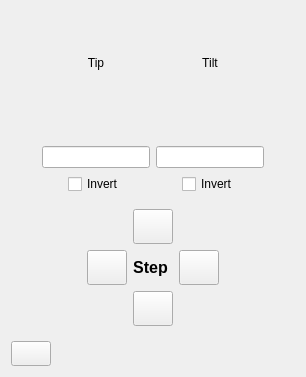
<?xml version="1.0" encoding="UTF-8"?>
<ui version="4.0">
 <class>Form</class>
 <widget class="QWidget" name="Form">
  <property name="geometry">
   <rect>
    <x>0</x>
    <y>0</y>
    <width>306</width>
    <height>377</height>
   </rect>
  </property>
  <property name="sizePolicy">
   <sizepolicy hsizetype="Minimum" vsizetype="Minimum">
    <horstretch>0</horstretch>
    <verstretch>0</verstretch>
   </sizepolicy>
  </property>
  <property name="windowTitle">
   <string>Form</string>
  </property>
  <layout class="QVBoxLayout" name="verticalLayout">
   <property name="sizeConstraint">
    <enum>QLayout::SetMinimumSize</enum>
   </property>
   <item>
    <widget class="TyphosDisplayTitle" name="title">
     <property name="sizePolicy">
      <sizepolicy hsizetype="Preferred" vsizetype="Fixed">
       <horstretch>0</horstretch>
       <verstretch>0</verstretch>
      </sizepolicy>
     </property>
     <property name="toolTip">
      <string/>
     </property>
    </widget>
   </item>
   <item>
    <layout class="QGridLayout" name="step_count_row">
     <item row="1" column="0">
      <spacer name="horizontalSpacer_2">
       <property name="orientation">
        <enum>Qt::Horizontal</enum>
       </property>
       <property name="sizeHint" stdset="0">
        <size>
         <width>5</width>
         <height>10</height>
        </size>
       </property>
      </spacer>
     </item>
     <item row="1" column="1">
      <widget class="PyDMLabel" name="tip_step_count">
       <property name="sizePolicy">
        <sizepolicy hsizetype="MinimumExpanding" vsizetype="Fixed">
         <horstretch>0</horstretch>
         <verstretch>0</verstretch>
        </sizepolicy>
       </property>
       <property name="minimumSize">
        <size>
         <width>0</width>
         <height>25</height>
        </size>
       </property>
       <property name="toolTip">
        <string/>
       </property>
       <property name="alignment">
        <set>Qt::AlignCenter</set>
       </property>
       <property name="precision" stdset="0">
        <number>0</number>
       </property>
       <property name="showUnits" stdset="0">
        <bool>false</bool>
       </property>
       <property name="precisionFromPV" stdset="0">
        <bool>true</bool>
       </property>
       <property name="alarmSensitiveContent" stdset="0">
        <bool>false</bool>
       </property>
       <property name="alarmSensitiveBorder" stdset="0">
        <bool>true</bool>
       </property>
       <property name="PyDMToolTip" stdset="0">
        <string>Total Step Count</string>
       </property>
       <property name="channel" stdset="0">
        <string/>
       </property>
       <property name="enableRichText" stdset="0">
        <bool>false</bool>
       </property>
      </widget>
     </item>
     <item row="1" column="2">
      <widget class="PyDMLabel" name="tilt_step_count">
       <property name="sizePolicy">
        <sizepolicy hsizetype="MinimumExpanding" vsizetype="Fixed">
         <horstretch>0</horstretch>
         <verstretch>0</verstretch>
        </sizepolicy>
       </property>
       <property name="minimumSize">
        <size>
         <width>0</width>
         <height>25</height>
        </size>
       </property>
       <property name="toolTip">
        <string/>
       </property>
       <property name="alignment">
        <set>Qt::AlignCenter</set>
       </property>
       <property name="precision" stdset="0">
        <number>0</number>
       </property>
       <property name="showUnits" stdset="0">
        <bool>false</bool>
       </property>
       <property name="precisionFromPV" stdset="0">
        <bool>true</bool>
       </property>
       <property name="alarmSensitiveContent" stdset="0">
        <bool>false</bool>
       </property>
       <property name="alarmSensitiveBorder" stdset="0">
        <bool>true</bool>
       </property>
       <property name="PyDMToolTip" stdset="0">
        <string>Total Step Count</string>
       </property>
       <property name="channel" stdset="0">
        <string/>
       </property>
       <property name="enableRichText" stdset="0">
        <bool>false</bool>
       </property>
      </widget>
     </item>
     <item row="3" column="2">
      <widget class="PyDMLineEdit" name="tilt_step_size">
       <property name="sizePolicy">
        <sizepolicy hsizetype="Minimum" vsizetype="Fixed">
         <horstretch>0</horstretch>
         <verstretch>0</verstretch>
        </sizepolicy>
       </property>
       <property name="minimumSize">
        <size>
         <width>0</width>
         <height>0</height>
        </size>
       </property>
       <property name="toolTip">
        <string/>
       </property>
       <property name="alignment">
        <set>Qt::AlignCenter</set>
       </property>
       <property name="precision" stdset="0">
        <number>0</number>
       </property>
       <property name="showUnits" stdset="0">
        <bool>false</bool>
       </property>
       <property name="precisionFromPV" stdset="0">
        <bool>true</bool>
       </property>
       <property name="alarmSensitiveContent" stdset="0">
        <bool>false</bool>
       </property>
       <property name="alarmSensitiveBorder" stdset="0">
        <bool>true</bool>
       </property>
       <property name="PyDMToolTip" stdset="0">
        <string>Step Size</string>
       </property>
       <property name="monitorDisp" stdset="0">
        <bool>false</bool>
       </property>
       <property name="channel" stdset="0">
        <string/>
       </property>
      </widget>
     </item>
     <item row="3" column="1">
      <widget class="PyDMLineEdit" name="tip_step_size">
       <property name="sizePolicy">
        <sizepolicy hsizetype="MinimumExpanding" vsizetype="Fixed">
         <horstretch>0</horstretch>
         <verstretch>0</verstretch>
        </sizepolicy>
       </property>
       <property name="toolTip">
        <string/>
       </property>
       <property name="alignment">
        <set>Qt::AlignCenter</set>
       </property>
       <property name="precision" stdset="0">
        <number>0</number>
       </property>
       <property name="showUnits" stdset="0">
        <bool>false</bool>
       </property>
       <property name="precisionFromPV" stdset="0">
        <bool>true</bool>
       </property>
       <property name="alarmSensitiveContent" stdset="0">
        <bool>false</bool>
       </property>
       <property name="alarmSensitiveBorder" stdset="0">
        <bool>true</bool>
       </property>
       <property name="PyDMToolTip" stdset="0">
        <string>Step Size</string>
       </property>
       <property name="monitorDisp" stdset="0">
        <bool>false</bool>
       </property>
       <property name="channel" stdset="0">
        <string/>
       </property>
      </widget>
     </item>
     <item row="0" column="1">
      <widget class="QLabel" name="tip_label">
       <property name="sizePolicy">
        <sizepolicy hsizetype="Minimum" vsizetype="Preferred">
         <horstretch>0</horstretch>
         <verstretch>0</verstretch>
        </sizepolicy>
       </property>
       <property name="text">
        <string>Tip</string>
       </property>
       <property name="alignment">
        <set>Qt::AlignCenter</set>
       </property>
      </widget>
     </item>
     <item row="0" column="2">
      <widget class="QLabel" name="tilt_label">
       <property name="sizePolicy">
        <sizepolicy hsizetype="Minimum" vsizetype="Preferred">
         <horstretch>0</horstretch>
         <verstretch>0</verstretch>
        </sizepolicy>
       </property>
       <property name="text">
        <string>Tilt</string>
       </property>
       <property name="alignment">
        <set>Qt::AlignCenter</set>
       </property>
      </widget>
     </item>
     <item row="1" column="4">
      <spacer name="horizontalSpacer">
       <property name="orientation">
        <enum>Qt::Horizontal</enum>
       </property>
       <property name="sizeHint" stdset="0">
        <size>
         <width>5</width>
         <height>10</height>
        </size>
       </property>
      </spacer>
     </item>
     <item row="4" column="1" alignment="Qt::AlignHCenter">
      <widget class="QCheckBox" name="invert_tip">
       <property name="text">
        <string>Invert</string>
       </property>
      </widget>
     </item>
     <item row="4" column="2" alignment="Qt::AlignHCenter">
      <widget class="QCheckBox" name="invert_tilt">
       <property name="text">
        <string>Invert</string>
       </property>
      </widget>
     </item>
    </layout>
   </item>
   <item alignment="Qt::AlignHCenter">
    <widget class="QWidget" name="embedded" native="true">
     <property name="sizePolicy">
      <sizepolicy hsizetype="Fixed" vsizetype="Fixed">
       <horstretch>0</horstretch>
       <verstretch>0</verstretch>
      </sizepolicy>
     </property>
     <layout class="QGridLayout" name="gridLayout">
      <item row="4" column="1">
       <layout class="QGridLayout" name="dpad_step_grid">
        <item row="2" column="2">
         <widget class="PyDMPushButton" name="tip_forward">
          <property name="sizePolicy">
           <sizepolicy hsizetype="Fixed" vsizetype="Fixed">
            <horstretch>0</horstretch>
            <verstretch>0</verstretch>
           </sizepolicy>
          </property>
          <property name="minimumSize">
           <size>
            <width>35</width>
            <height>35</height>
           </size>
          </property>
          <property name="toolTip">
           <string/>
          </property>
          <property name="iconSize">
           <size>
            <width>30</width>
            <height>30</height>
           </size>
          </property>
          <property name="alarmSensitiveContent" stdset="0">
           <bool>false</bool>
          </property>
          <property name="alarmSensitiveBorder" stdset="0">
           <bool>false</bool>
          </property>
          <property name="PyDMToolTip" stdset="0">
           <string/>
          </property>
          <property name="monitorDisp" stdset="0">
           <bool>false</bool>
          </property>
          <property name="channel" stdset="0">
           <string/>
          </property>
          <property name="PyDMIcon" stdset="0">
           <string>caret-right</string>
          </property>
          <property name="PyDMIconColor" stdset="0">
           <color>
            <red>0</red>
            <green>0</green>
            <blue>0</blue>
           </color>
          </property>
          <property name="passwordProtected" stdset="0">
           <bool>false</bool>
          </property>
          <property name="password" stdset="0">
           <string/>
          </property>
          <property name="protectedPassword" stdset="0">
           <string/>
          </property>
          <property name="showConfirmDialog" stdset="0">
           <bool>false</bool>
          </property>
          <property name="confirmMessage" stdset="0">
           <string>Are you sure you want to proceed?</string>
          </property>
          <property name="pressValue" stdset="0">
           <string>1</string>
          </property>
          <property name="releaseValue" stdset="0">
           <string>None</string>
          </property>
          <property name="relativeChange" stdset="0">
           <bool>false</bool>
          </property>
          <property name="writeWhenRelease" stdset="0">
           <bool>false</bool>
          </property>
         </widget>
        </item>
        <item row="2" column="1">
         <widget class="QLabel" name="dpad_label">
          <property name="sizePolicy">
           <sizepolicy hsizetype="Fixed" vsizetype="Fixed">
            <horstretch>0</horstretch>
            <verstretch>0</verstretch>
           </sizepolicy>
          </property>
          <property name="minimumSize">
           <size>
            <width>30</width>
            <height>30</height>
           </size>
          </property>
          <property name="font">
           <font>
            <pointsize>12</pointsize>
            <weight>75</weight>
            <bold>true</bold>
           </font>
          </property>
          <property name="text">
           <string>Step</string>
          </property>
          <property name="alignment">
           <set>Qt::AlignCenter</set>
          </property>
         </widget>
        </item>
        <item row="2" column="0">
         <widget class="PyDMPushButton" name="tip_reverse">
          <property name="sizePolicy">
           <sizepolicy hsizetype="Fixed" vsizetype="Fixed">
            <horstretch>0</horstretch>
            <verstretch>0</verstretch>
           </sizepolicy>
          </property>
          <property name="minimumSize">
           <size>
            <width>35</width>
            <height>35</height>
           </size>
          </property>
          <property name="toolTip">
           <string/>
          </property>
          <property name="iconSize">
           <size>
            <width>30</width>
            <height>30</height>
           </size>
          </property>
          <property name="alarmSensitiveContent" stdset="0">
           <bool>false</bool>
          </property>
          <property name="alarmSensitiveBorder" stdset="0">
           <bool>false</bool>
          </property>
          <property name="PyDMToolTip" stdset="0">
           <string/>
          </property>
          <property name="monitorDisp" stdset="0">
           <bool>false</bool>
          </property>
          <property name="channel" stdset="0">
           <string/>
          </property>
          <property name="PyDMIcon" stdset="0">
           <string>caret-left</string>
          </property>
          <property name="PyDMIconColor" stdset="0">
           <color>
            <red>0</red>
            <green>0</green>
            <blue>0</blue>
           </color>
          </property>
          <property name="passwordProtected" stdset="0">
           <bool>false</bool>
          </property>
          <property name="password" stdset="0">
           <string/>
          </property>
          <property name="protectedPassword" stdset="0">
           <string/>
          </property>
          <property name="showConfirmDialog" stdset="0">
           <bool>false</bool>
          </property>
          <property name="confirmMessage" stdset="0">
           <string>Are you sure you want to proceed?</string>
          </property>
          <property name="pressValue" stdset="0">
           <string>1</string>
          </property>
          <property name="releaseValue" stdset="0">
           <string>None</string>
          </property>
          <property name="relativeChange" stdset="0">
           <bool>false</bool>
          </property>
          <property name="writeWhenRelease" stdset="0">
           <bool>false</bool>
          </property>
         </widget>
        </item>
        <item row="3" column="1" alignment="Qt::AlignHCenter">
         <widget class="PyDMPushButton" name="tilt_reverse">
          <property name="sizePolicy">
           <sizepolicy hsizetype="Fixed" vsizetype="Fixed">
            <horstretch>0</horstretch>
            <verstretch>0</verstretch>
           </sizepolicy>
          </property>
          <property name="minimumSize">
           <size>
            <width>35</width>
            <height>35</height>
           </size>
          </property>
          <property name="toolTip">
           <string/>
          </property>
          <property name="iconSize">
           <size>
            <width>30</width>
            <height>30</height>
           </size>
          </property>
          <property name="alarmSensitiveContent" stdset="0">
           <bool>false</bool>
          </property>
          <property name="alarmSensitiveBorder" stdset="0">
           <bool>false</bool>
          </property>
          <property name="PyDMToolTip" stdset="0">
           <string/>
          </property>
          <property name="monitorDisp" stdset="0">
           <bool>false</bool>
          </property>
          <property name="channel" stdset="0">
           <string/>
          </property>
          <property name="PyDMIcon" stdset="0">
           <string>caret-down</string>
          </property>
          <property name="PyDMIconColor" stdset="0">
           <color>
            <red>0</red>
            <green>0</green>
            <blue>0</blue>
           </color>
          </property>
          <property name="passwordProtected" stdset="0">
           <bool>false</bool>
          </property>
          <property name="password" stdset="0">
           <string/>
          </property>
          <property name="protectedPassword" stdset="0">
           <string/>
          </property>
          <property name="showConfirmDialog" stdset="0">
           <bool>false</bool>
          </property>
          <property name="confirmMessage" stdset="0">
           <string>Are you sure you want to proceed?</string>
          </property>
          <property name="pressValue" stdset="0">
           <string>1</string>
          </property>
          <property name="releaseValue" stdset="0">
           <string>None</string>
          </property>
          <property name="relativeChange" stdset="0">
           <bool>false</bool>
          </property>
          <property name="writeWhenRelease" stdset="0">
           <bool>false</bool>
          </property>
         </widget>
        </item>
        <item row="1" column="1" alignment="Qt::AlignHCenter">
         <widget class="PyDMPushButton" name="tilt_forward">
          <property name="sizePolicy">
           <sizepolicy hsizetype="Fixed" vsizetype="Fixed">
            <horstretch>0</horstretch>
            <verstretch>0</verstretch>
           </sizepolicy>
          </property>
          <property name="minimumSize">
           <size>
            <width>35</width>
            <height>35</height>
           </size>
          </property>
          <property name="toolTip">
           <string/>
          </property>
          <property name="iconSize">
           <size>
            <width>30</width>
            <height>30</height>
           </size>
          </property>
          <property name="alarmSensitiveContent" stdset="0">
           <bool>false</bool>
          </property>
          <property name="alarmSensitiveBorder" stdset="0">
           <bool>false</bool>
          </property>
          <property name="PyDMToolTip" stdset="0">
           <string/>
          </property>
          <property name="monitorDisp" stdset="0">
           <bool>false</bool>
          </property>
          <property name="channel" stdset="0">
           <string/>
          </property>
          <property name="PyDMIcon" stdset="0">
           <string>caret-up</string>
          </property>
          <property name="PyDMIconColor" stdset="0">
           <color>
            <red>0</red>
            <green>0</green>
            <blue>0</blue>
           </color>
          </property>
          <property name="passwordProtected" stdset="0">
           <bool>false</bool>
          </property>
          <property name="password" stdset="0">
           <string/>
          </property>
          <property name="protectedPassword" stdset="0">
           <string/>
          </property>
          <property name="showConfirmDialog" stdset="0">
           <bool>false</bool>
          </property>
          <property name="confirmMessage" stdset="0">
           <string>Are you sure you want to proceed?</string>
          </property>
          <property name="pressValue" stdset="0">
           <string>1</string>
          </property>
          <property name="releaseValue" stdset="0">
           <string>None</string>
          </property>
          <property name="relativeChange" stdset="0">
           <bool>false</bool>
          </property>
          <property name="writeWhenRelease" stdset="0">
           <bool>false</bool>
          </property>
         </widget>
        </item>
       </layout>
      </item>
     </layout>
    </widget>
   </item>
   <item>
    <widget class="PyDMPushButton" name="settings_button">
     <property name="sizePolicy">
      <sizepolicy hsizetype="Fixed" vsizetype="Fixed">
       <horstretch>0</horstretch>
       <verstretch>0</verstretch>
      </sizepolicy>
     </property>
     <property name="minimumSize">
      <size>
       <width>0</width>
       <height>25</height>
      </size>
     </property>
     <property name="toolTip">
      <string/>
     </property>
     <property name="text">
      <string/>
     </property>
     <property name="alarmSensitiveContent" stdset="0">
      <bool>false</bool>
     </property>
     <property name="alarmSensitiveBorder" stdset="0">
      <bool>false</bool>
     </property>
     <property name="PyDMToolTip" stdset="0">
      <string/>
     </property>
     <property name="monitorDisp" stdset="0">
      <bool>false</bool>
     </property>
     <property name="channel" stdset="0">
      <string/>
     </property>
     <property name="PyDMIcon" stdset="0">
      <string>SP_ToolBarHorizontalExtensionButton</string>
     </property>
     <property name="passwordProtected" stdset="0">
      <bool>false</bool>
     </property>
     <property name="password" stdset="0">
      <string/>
     </property>
     <property name="protectedPassword" stdset="0">
      <string/>
     </property>
     <property name="showConfirmDialog" stdset="0">
      <bool>false</bool>
     </property>
     <property name="confirmMessage" stdset="0">
      <string>Are you sure you want to proceed?</string>
     </property>
     <property name="pressValue" stdset="0">
      <string>None</string>
     </property>
     <property name="releaseValue" stdset="0">
      <string>None</string>
     </property>
     <property name="relativeChange" stdset="0">
      <bool>false</bool>
     </property>
     <property name="writeWhenRelease" stdset="0">
      <bool>false</bool>
     </property>
    </widget>
   </item>
  </layout>
 </widget>
 <customwidgets>
  <customwidget>
   <class>PyDMLabel</class>
   <extends>QLabel</extends>
   <header>pydm.widgets.label</header>
  </customwidget>
  <customwidget>
   <class>PyDMLineEdit</class>
   <extends>QLineEdit</extends>
   <header>pydm.widgets.line_edit</header>
  </customwidget>
  <customwidget>
   <class>PyDMPushButton</class>
   <extends>QPushButton</extends>
   <header>pydm.widgets.pushbutton</header>
  </customwidget>
  <customwidget>
   <class>TyphosDisplayTitle</class>
   <extends>QFrame</extends>
   <header>typhos.display</header>
  </customwidget>
 </customwidgets>
 <resources/>
 <connections/>
</ui>
